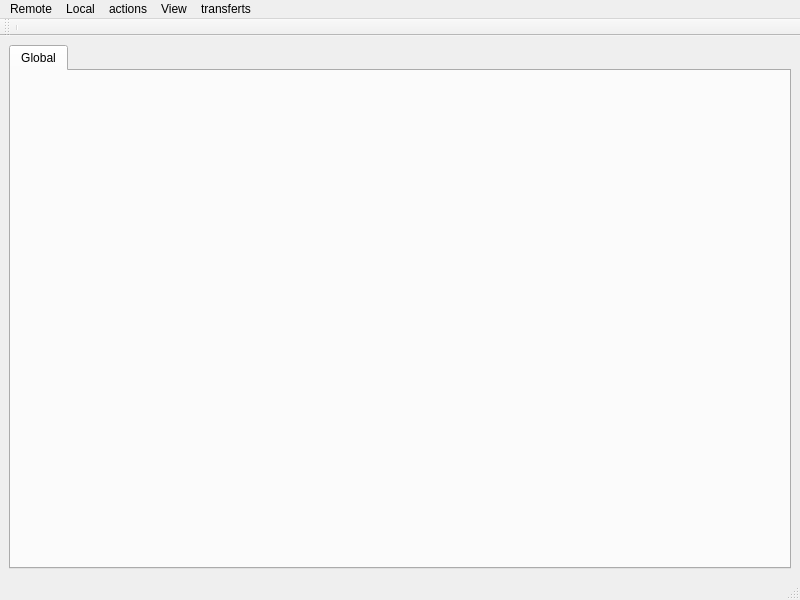
<?xml version="1.0" encoding="UTF-8"?>
<ui version="4.0">
 <class>MainWindow</class>
 <widget class="QMainWindow" name="MainWindow">
  <property name="geometry">
   <rect>
    <x>0</x>
    <y>0</y>
    <width>800</width>
    <height>600</height>
   </rect>
  </property>
  <property name="windowTitle">
   <string>Title to be set</string>
  </property>
  <widget class="QWidget" name="centralwidget">
   <layout class="QVBoxLayout" name="verticalLayout">
    <item>
     <widget class="QTabWidget" name="viewsTab">
      <property name="acceptDrops">
       <bool>true</bool>
      </property>
      <property name="currentIndex">
       <number>0</number>
      </property>
      <widget class="QWidget" name="globalTab">
       <attribute name="title">
        <string>Global</string>
       </attribute>
       <layout class="QVBoxLayout" name="verticalLayout_2"/>
      </widget>
     </widget>
    </item>
   </layout>
  </widget>
  <widget class="QMenuBar" name="menubar">
   <property name="geometry">
    <rect>
     <x>0</x>
     <y>0</y>
     <width>800</width>
     <height>24</height>
    </rect>
   </property>
   <widget class="QMenu" name="menuRemote">
    <property name="title">
     <string>Remote</string>
    </property>
    <addaction name="actionLoad"/>
   </widget>
   <widget class="QMenu" name="menuLocal">
    <property name="title">
     <string>Local</string>
    </property>
    <addaction name="actionSelectScanFiles"/>
   </widget>
   <widget class="QMenu" name="menuActions">
    <property name="title">
     <string>actions</string>
    </property>
    <addaction name="actionSpot_detection"/>
    <addaction name="actionGlobalSpotDetection"/>
    <addaction name="actionRegistration"/>
   </widget>
   <widget class="QMenu" name="menuView">
    <property name="title">
     <string>View</string>
    </property>
    <addaction name="actionShowDatas"/>
    <addaction name="actionShowMasks"/>
   </widget>
   <widget class="QMenu" name="menuTransferts">
    <property name="title">
     <string>transferts</string>
    </property>
    <addaction name="actionPush_mask_remotely"/>
    <addaction name="actionLoad_mask_from_file"/>
    <addaction name="actionRemote_load"/>
    <addaction name="actionWrite_mask_on_file"/>
   </widget>
   <addaction name="menuRemote"/>
   <addaction name="menuLocal"/>
   <addaction name="menuActions"/>
   <addaction name="menuView"/>
   <addaction name="menuTransferts"/>
  </widget>
  <widget class="QStatusBar" name="statusbar"/>
  <widget class="QToolBar" name="toolBar">
   <property name="windowTitle">
    <string>toolBar</string>
   </property>
   <attribute name="toolBarArea">
    <enum>TopToolBarArea</enum>
   </attribute>
   <attribute name="toolBarBreak">
    <bool>false</bool>
   </attribute>
   <addaction name="separator"/>
  </widget>
  <action name="actionLoad">
   <property name="text">
    <string>Load...</string>
   </property>
  </action>
  <action name="actionSelectScanFiles">
   <property name="text">
    <string>Select Scan and files...</string>
   </property>
  </action>
  <action name="actionSpot_detection">
   <property name="text">
    <string>subimage spot detection</string>
   </property>
  </action>
  <action name="actionRegistration">
   <property name="text">
    <string>registration</string>
   </property>
  </action>
  <action name="actionGlobalSpotDetection">
   <property name="text">
    <string>global spot detection</string>
   </property>
  </action>
  <action name="actionShowDatas">
   <property name="text">
    <string>showDatas</string>
   </property>
  </action>
  <action name="actionShowMasks">
   <property name="text">
    <string>showMasks</string>
   </property>
  </action>
  <action name="actionPush_mask_remotely">
   <property name="text">
    <string>push mask remotely</string>
   </property>
  </action>
  <action name="actionWrite_on_file">
   <property name="text">
    <string>write  mask on file</string>
   </property>
  </action>
  <action name="actionLoad_mask_from_file">
   <property name="text">
    <string>load mask from file</string>
   </property>
  </action>
  <action name="actionRemote_load">
   <property name="text">
    <string>remote load</string>
   </property>
  </action>
  <action name="actionWrite_mask_oin_file">
   <property name="text">
    <string>write mask oin file</string>
   </property>
  </action>
  <action name="actionWrite_mask_on_file">
   <property name="text">
    <string>write mask on file</string>
   </property>
  </action>
 </widget>
 <resources/>
 <connections/>
</ui>
